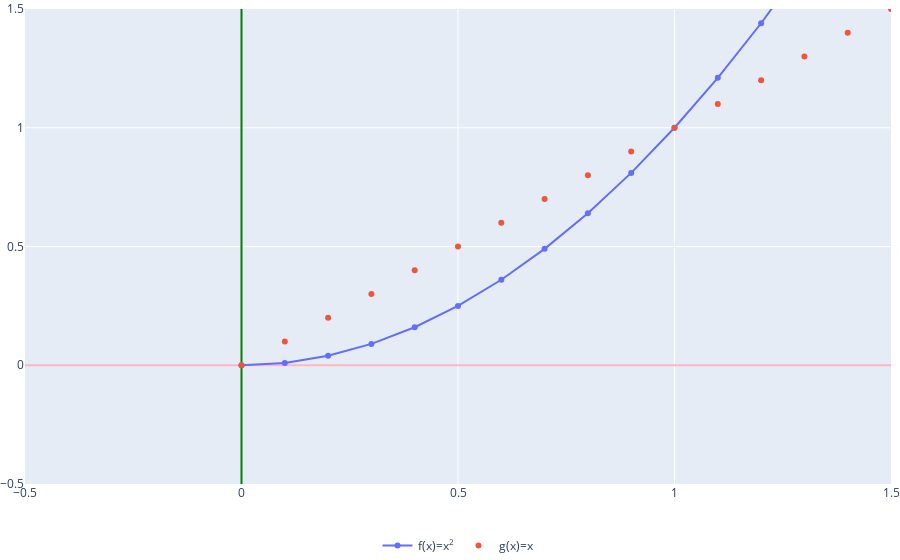

Notebook code cell kept with this figure:
### Code cell
fig = go.Figure()
fig.update_yaxes(range=[-0.5, 1.5], zeroline=True, zerolinewidth=2, zerolinecolor='LightPink')
fig.update_xaxes(range=[-0.5, 1.5], zeroline=True, zerolinewidth=2, zerolinecolor='#008000')
fig.add_trace(go.Scatter(x=x, y=x*x, mode='lines+markers',  name='f(x)=x<sup>2</sup>'))
fig.add_trace(go.Scatter(x=x, y=x, mode='markers', name='g(x)=x'))
fig.update_layout(legend_orientation="h",
                  legend=dict(x=.5, xanchor="center"),
                  margin=dict(l=0, r=0, t=0, b=0))
fig.update_traces(hoverinfo="all", hovertemplate="Аргумент: %{x}<br>Функция: %{y}")
fig.show()

### Figure 1 — Plotly figure (JSON) as saved in the notebook; plotly's stock layout.template omitted (floating-point values rounded to 4 significant figures)
{"data": [{"hoverinfo": "all", "hovertemplate": "Аргумент: %{x}<br>Функция: %{y}", "mode": "lines+markers", "name": "f(x)=x<sup>2</sup>", "type": "scatter", "x": [0, 0.1, 0.2, 0.3, 0.4, 0.5, 0.6, 0.7, 0.8, 0.9, 1, 1.1, 1.2, 1.3, 1.4, 1.5, 1.6, 1.7, 1.8, 1.9, 2, 2.1, 2.2, 2.3, 2.4, 2.5, 2.6, 2.7, 2.8, 2.9, 3, 3.1, 3.2, 3.3, 3.4, 3.5, 3.6, 3.7, 3.8, 3.9, 4, 4.1, 4.2, 4.3, 4.4, 4.5, 4.6, 4.7, 4.8, 4.9], "y": [0, 0.01, 0.04, 0.09, 0.16, 0.25, 0.36, 0.49, 0.64, 0.81, 1, 1.21, 1.44, 1.69, 1.96, 2.25, 2.56, 2.89, 3.24, 3.61, 4, 4.41, 4.84, 5.29, 5.76, 6.25, 6.76, 7.29, 7.84, 8.41, 9, 9.61, 10.24, 10.89, 11.56, 12.25, 12.96, 13.69, 14.44, 15.21, 16, 16.81, 17.64, 18.49, 19.36, 20.25, 21.16, 22.09, 23.04, 24.01]}, {"hoverinfo": "all", "hovertemplate": "Аргумент: %{x}<br>Функция: %{y}", "mode": "markers", "name": "g(x)=x", "type": "scatter", "x": [0, 0.1, 0.2, 0.3, 0.4, 0.5, 0.6, 0.7, 0.8, 0.9, 1, 1.1, 1.2, 1.3, 1.4, 1.5, 1.6, 1.7, 1.8, 1.9, 2, 2.1, 2.2, 2.3, 2.4, 2.5, 2.6, 2.7, 2.8, 2.9, 3, 3.1, 3.2, 3.3, 3.4, 3.5, 3.6, 3.7, 3.8, 3.9, 4, 4.1, 4.2, 4.3, 4.4, 4.5, 4.6, 4.7, 4.8, 4.9], "y": [0, 0.1, 0.2, 0.3, 0.4, 0.5, 0.6, 0.7, 0.8, 0.9, 1, 1.1, 1.2, 1.3, 1.4, 1.5, 1.6, 1.7, 1.8, 1.9, 2, 2.1, 2.2, 2.3, 2.4, 2.5, 2.6, 2.7, 2.8, 2.9, 3, 3.1, 3.2, 3.3, 3.4, 3.5, 3.6, 3.7, 3.8, 3.9, 4, 4.1, 4.2, 4.3, 4.4, 4.5, 4.6, 4.7, 4.8, 4.9]}], "layout": {"legend": {"orientation": "h", "x": 0.5, "xanchor": "center"}, "margin": {"b": 0, "l": 0, "r": 0, "t": 0}, "xaxis": {"range": [-0.5, 1.5], "zeroline": true, "zerolinecolor": "#008000", "zerolinewidth": 2}, "yaxis": {"range": [-0.5, 1.5], "zeroline": true, "zerolinecolor": "LightPink", "zerolinewidth": 2}}}
